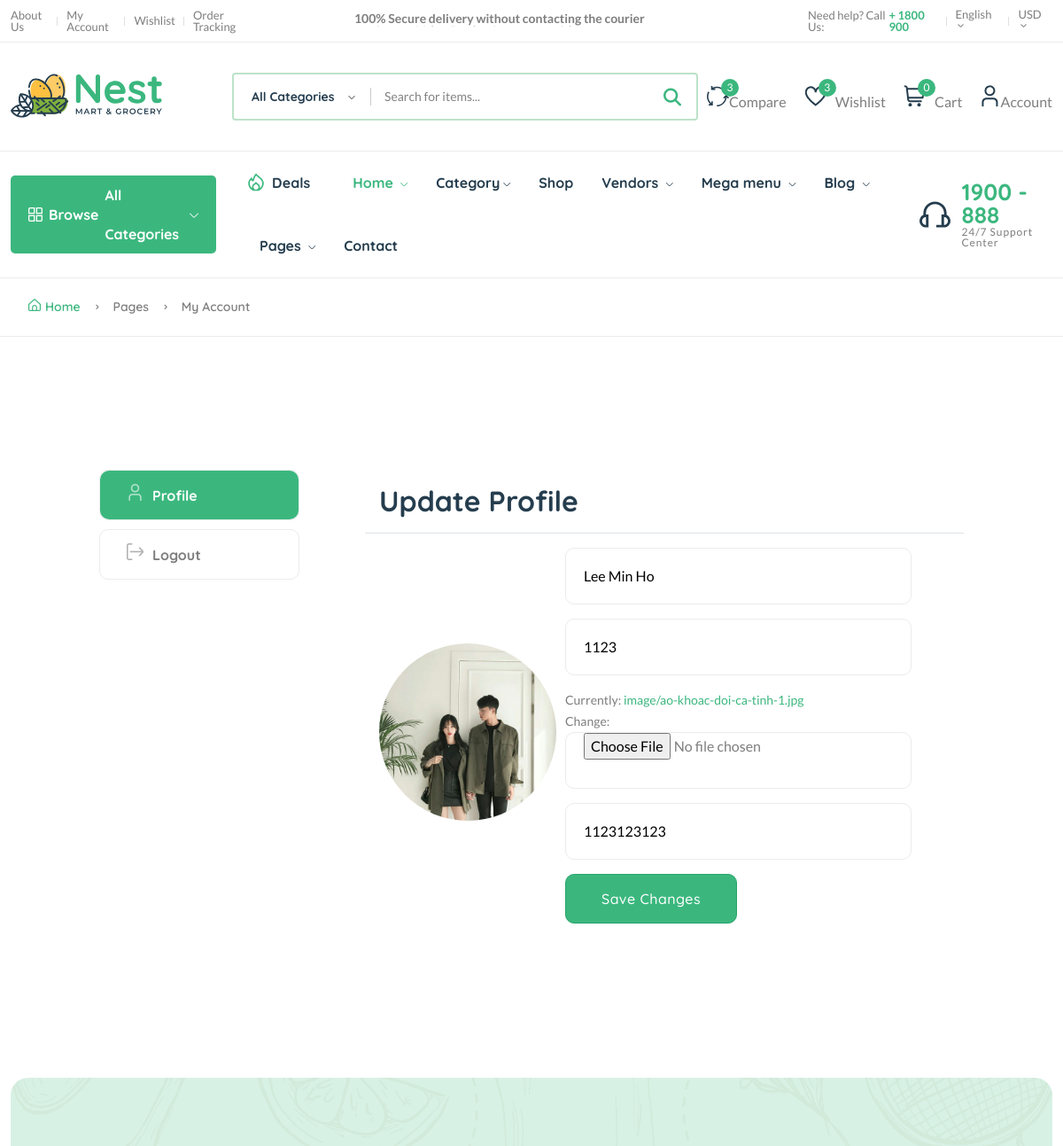
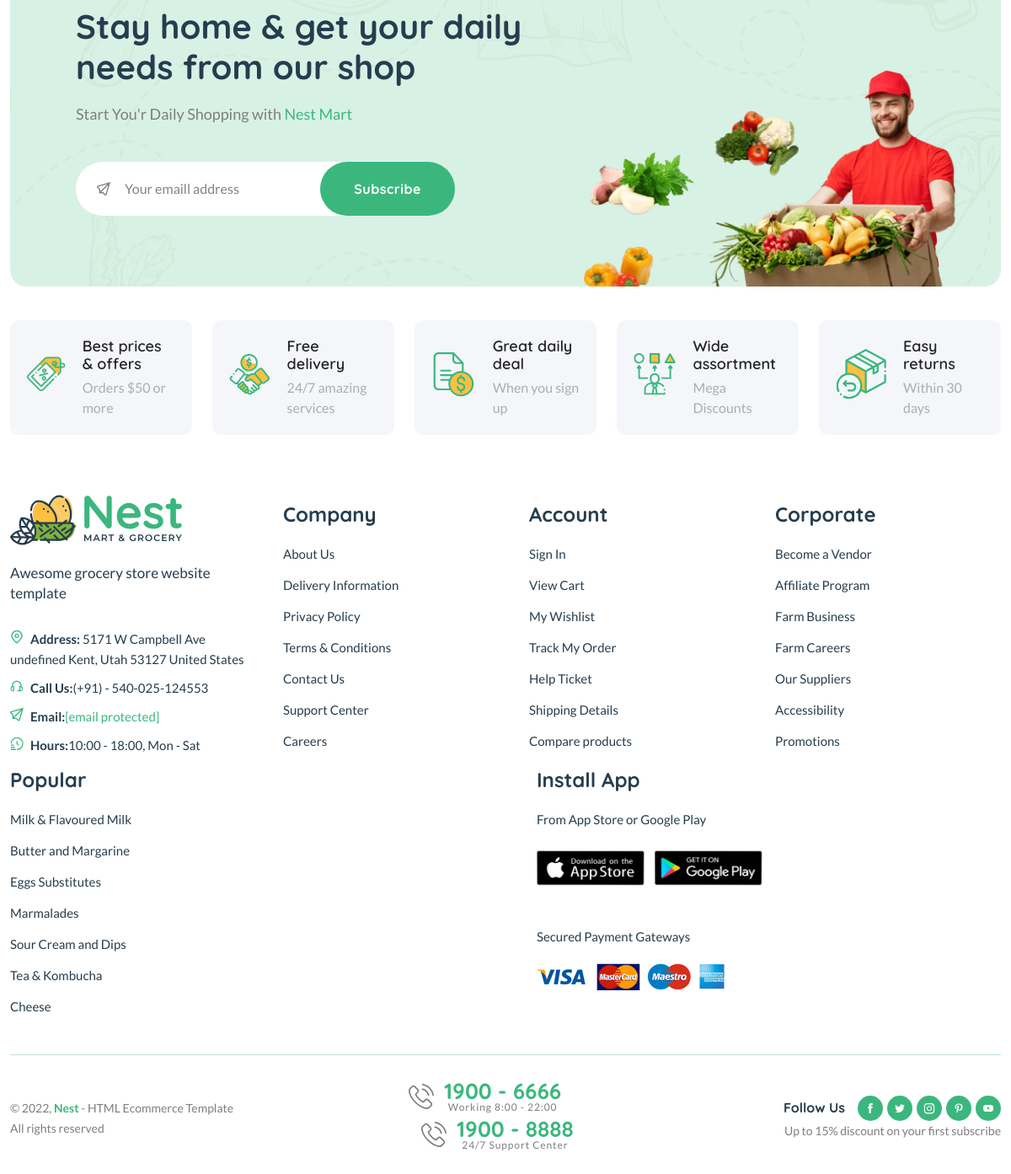
The app's page /user/profile/update/ (signed in) with its own data (2 pictures, top to bottom).
### userauths/models.py (models this page shows)
class Profile(models.Model):
    user = models.OneToOneField(User, on_delete=models.CASCADE)
    image = models.ImageField(upload_to="image", default="image/anonymous.webp")
    full_name = models.CharField(max_length=200)
    bio = models.CharField(max_length=200, null=True, blank=True)
    phone = models.CharField(max_length=200)
    verified = models.BooleanField(default=False)
    def __str__(self):
        return self.user.username

### userauths/views.py (the view, shortened to what this page needs)
# urls.py: path("profile/update/", views.profile_update, name="profile-update"),
@login_required()
def profile_update(request):
    profile = request.user.profile
    print(profile)
    form = ProfileUpdateForm(instance=profile)
    context = {
        "form": form,
        "profile": profile,
    }
    return render(request, "userauths/profile-update.html", context)

### userauths/forms.py
class ProfileUpdateForm(forms.ModelForm):
    full_name = forms.CharField(widget=forms.TextInput(attrs={"placeholder": "Full Name"}))
    bio = forms.CharField(widget=forms.TextInput(attrs={"placeholder": "Bio"}))
    phone = forms.CharField(widget=forms.TextInput(attrs={"placeholder": "Mobile Phone"}))
    image = forms.ImageField()
    class Meta:
        model = Profile
        fields = ['full_name', 'bio', 'phone', 'image']

### core/context_processors.py (called while the page is built)
def default(request):
    categories = Category.objects.all()
    vendors = Vendor.objects.all()
    min_max_price = Product.objects.aggregate(Min("price"), Max("price"))
    user_wishlist = []
    if request.user.is_authenticated:
        user_wishlist = [item.product.pid for item in WishList.objects.filter(user=request.user)]
    try:
        address = Address.objects.get(user=request.user)
    except:
        address = None
    return {
        'categories': categories,
        'vendors': vendors,
        'address': address,
        'min_max_price': min_max_price,
        'user_wishlist': user_wishlist,
    }

### templates/userauths/profile-update.html (shortened to what this page needs)
{% extends 'partials/base.html' %}
{% load static %}
{% block content %}
    <main class="main pages">
        <div class="page-header breadcrumb-wrap">
            <div class="container">
                <div class="breadcrumb">
                    <a href="index.html" rel="nofollow"><i class="fi-rs-home mr-5"></i>Home</a>
                    <span></span> Pages <span></span> My Account
                </div>
            </div>
        </div>
        <div class="page-content pt-150 pb-150">
            <div class="container">
                <div class="row">
                    <div class="col-lg-10 m-auto">
                        <div class="row">
                            <div class="col-md-3">
                                <div class="dashboard-menu">
                                    <ul class="nav flex-column" role="tablist">
                                        <li class="nav-item">
                                            <a class="nav-link active" id="profile-tab" data-bs-toggle="tab" href="#profile" role="tab" aria-controls="profile" aria-selected="false"><i class="fi-rs-user mr-10"></i>Profile</a>
                                        </li>
                                        <li class="nav-item">
                                            <a class="nav-link" href="{% url 'userauths:sign-out' %}"><i class="fi-rs-sign-out mr-10"></i>Logout</a>
                                        </li>
                                    </ul>
                                </div>
                            </div>
                            <div class="col-md-9">
                                <div class="tab-content account dashboard-content pl-50">
                                    <div class="tab-pane fade active show" id="profile" role="tabpanel" aria-labelledby="profile-tab">
                                        <div class="card">
                                            <div class="card-header border-bottom">
                                                <h3 class="mb-0">Update Profile</h3>
                                            </div>
                                            <div class="card-body mb-2" style="display: flex; align-items: center; gap: 10px;">
                                                <div>
                                                    <img src="{{profile.image.url}}" style="width: 200px; height: 200px; object-fit: cover; border-radius: 50%; " alt="" >
                                                </div>
                                                <form action="" method="POST" enctype="multipart/form-data">
                                                    <div class="mb-3">{{form.full_name}}</div>
                                                    <div class="mb-3">{{form.bio}}</div>
                                                    <div class="mb-3">{{form.image}}</div>
                                                    <div class="mb-3">{{form.phone}}</div>
                                                    <button class="btn btn-success" type="submit">Save Changes</button>
                                                </form>
                                            </div>
                                        </div>
                                    </div>
                                </div>
                            </div>
                        </div>
                    </div>
                </div>
            </div>
        </div>
    </main>
{% endblock %}

### records on screen
Profile: image (picture), full_name "Lee Min Ho", bio "1123", phone "1123123123"

### other values on screen
{{ user_wishlist|length }} "3"
{{ request.session.cart_data_object|length }} "0"
